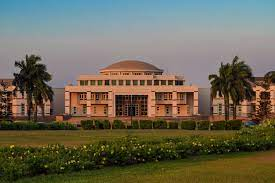
#> input picture campus.jpg, 275 x 183 px, found by its file name
$ python edge_detection.py
#> lines starting #> are read from the running program, lines starting #| are printed output that depends on the picture
import numpy as np
import cv2

src_path = r"C:\\Users\\asus\\Desktop\\CNNProject\\Resources\\Weeks12\\campus.jpg"

og_image = cv2.imread(src_path, cv2.IMREAD_COLOR)
#> og_image is the input picture: shape (183, 275, 3); mean B, G, R 85.5, 102.6, 108.1

#we transform the original capture to grayscale

gray_image = cv2.cvtColor(og_image, cv2.COLOR_BGR2GRAY)
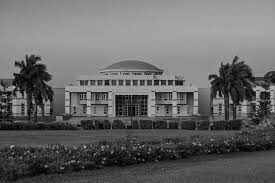
#> gray_image: shape (183, 275); min 0, max 192, mean 102.3

#creating the laplacian kernel
kernel = np.array([[0,1,0], [1, -4 , 1], [0,1,0]])
edge = cv2.filter2D(gray_image, -1, kernel)
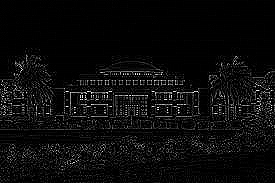
#> edge: shape (183, 275); min 0, max 255, mean 12

#instead of manually doing things, we can use builtin edge detection tool of openCV
# edge = cv2.Laplacian(gray_image, -1)

#sharpening the capture
sharpen_kernel = np.array([[0,-1,0], [-1, 7, -1], [0, -1, 0]])
sharp_image = cv2.filter2D(og_image, -1, sharpen_kernel)
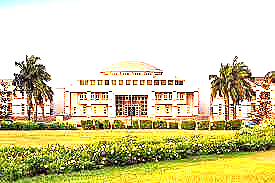
#> sharp_image: shape (183, 275, 3); mean B, G, R 159.7, 205.8, 213.9

cv2.imshow('Original_Image', og_image)
cv2.imshow('edge detection', edge)
cv2.imshow('Sharpened Image', sharp_image)
cv2.waitKey(0)
cv2.destroyAllWindows()
